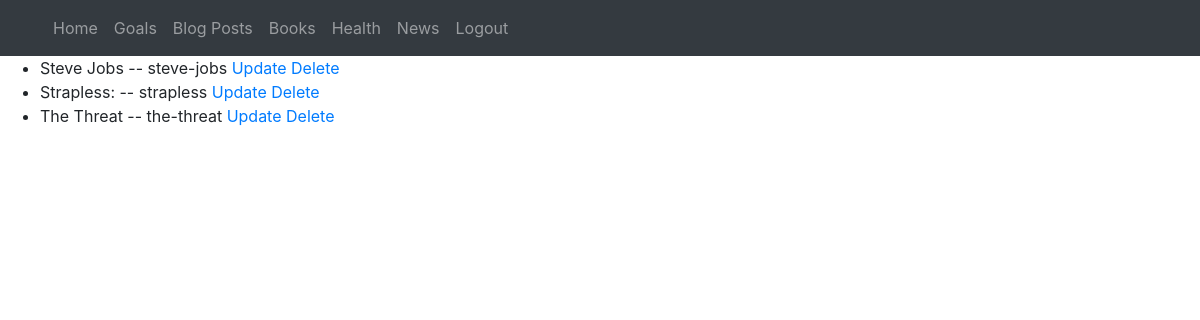
Page /book/book_list (signed in) on the committed database.
### BYY/models.py (models this page shows, shortened)
class Book(db.Model):
    __tablename__ ='book'
    id = db.Column(db.Integer, primary_key=True)
    date = db.Column(db.DateTime,nullable=False,default=datetime.utcnow)
    title = db.Column(db.Text,nullable=False)
    language = db.Column(db.Text,nullable=False)
    author = db.Column(db.Text,nullable=False)
    pages = db.Column(db.Integer,nullable=False)
    f_nf = db.Column(db.String(12),nullable=False)
    genre = db.Column(db.Text,nullable=False)
    pub_date = db.Column(db.Integer)
    review = db.Column(db.Text,nullable=False)
    cover_image = db.Column(db.String(64))
    headline = db.Column(db.Text, nullable=True)
    book_name= db.Column(db.String(200))
    def __repr__(self):
        return f"{self.title} -- {self.book_name}"

### BYY/my_views/views.py (the view)
@my_views.route('/book/book_list',methods=['GET','POST'])
@login_required
def book_list():
    books = Book.query.all()
    return render_template('book_list.html',books=books)

### BYY/models.py (called while the page is built)
@login_manager.user_loader
def load_user(user_id):
    return User.query.get(user_id)

### BYY/templates/book_list.html
{% extends "base.html" %}
{% block content %}
<ul>
  {% for book in books  %}
  <li>{{book}} <a href="{{url_for('my_views.edit_book', book_id=book.id)}}">Update</a>    <a href="{{url_for('my_views.delete_book', book_id=book.id)}}">Delete</a></li>
  {% endfor %}
</ul>
{% endblock %}

### rows in the picture
Book: title+book_name "Steve Jobs -- steve-jobs"
Book: title+book_name "Strapless: -- strapless"
Book: title+book_name "The Threat -- the-threat"
